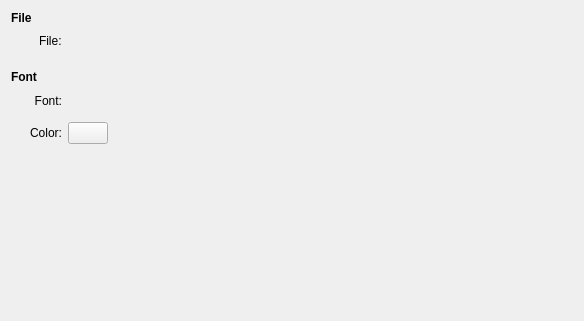
<?xml version="1.0" encoding="UTF-8"?>
<ui version="4.0">
 <class>fileWatcherConfig</class>
 <widget class="QWidget" name="fileWatcherConfig">
  <property name="geometry">
   <rect>
    <x>0</x>
    <y>0</y>
    <width>584</width>
    <height>321</height>
   </rect>
  </property>
  <property name="windowTitle">
   <string>Configure File Watcher</string>
  </property>
  <layout class="QGridLayout" name="gridLayout">
   <item row="0" column="0" colspan="2">
    <widget class="QLabel" name="label_4">
     <property name="font">
      <font>
       <weight>75</weight>
       <bold>true</bold>
      </font>
     </property>
     <property name="text">
      <string>File</string>
     </property>
    </widget>
   </item>
   <item row="1" column="0">
    <spacer name="horizontalSpacer">
     <property name="orientation">
      <enum>Qt::Horizontal</enum>
     </property>
     <property name="sizeType">
      <enum>QSizePolicy::Fixed</enum>
     </property>
     <property name="sizeHint" stdset="0">
      <size>
       <width>13</width>
       <height>20</height>
      </size>
     </property>
    </spacer>
   </item>
   <item row="1" column="2">
    <widget class="QLabel" name="label_2">
     <property name="text">
      <string>File:</string>
     </property>
     <property name="buddy">
      <cstring>pathUrlRequester</cstring>
     </property>
    </widget>
   </item>
   <item row="3" column="0" colspan="3">
    <widget class="QLabel" name="label_5">
     <property name="font">
      <font>
       <weight>75</weight>
       <bold>true</bold>
      </font>
     </property>
     <property name="text">
      <string>Font</string>
     </property>
    </widget>
   </item>
   <item row="4" column="0">
    <spacer name="horizontalSpacer_2">
     <property name="orientation">
      <enum>Qt::Horizontal</enum>
     </property>
     <property name="sizeType">
      <enum>QSizePolicy::Fixed</enum>
     </property>
     <property name="sizeHint" stdset="0">
      <size>
       <width>13</width>
       <height>22</height>
      </size>
     </property>
    </spacer>
   </item>
   <item row="4" column="1" colspan="2">
    <widget class="QLabel" name="label_6">
     <property name="text">
      <string>Font:</string>
     </property>
     <property name="alignment">
      <set>Qt::AlignRight|Qt::AlignTrailing|Qt::AlignVCenter</set>
     </property>
    </widget>
   </item>
   <item row="4" column="3">
    <widget class="KFontRequester" name="fontRequester"/>
   </item>
   <item row="6" column="1" colspan="2">
    <widget class="QLabel" name="label_7">
     <property name="text">
      <string>Color:</string>
     </property>
     <property name="alignment">
      <set>Qt::AlignRight|Qt::AlignTrailing|Qt::AlignVCenter</set>
     </property>
     <property name="buddy">
      <cstring>fontColorButton</cstring>
     </property>
    </widget>
   </item>
   <item row="6" column="3">
    <layout class="QHBoxLayout" name="horizontalLayout">
     <item>
      <widget class="KColorButton" name="fontColorButton"/>
     </item>
     <item>
      <spacer name="horizontalSpacer_3">
       <property name="orientation">
        <enum>Qt::Horizontal</enum>
       </property>
       <property name="sizeHint" stdset="0">
        <size>
         <width>40</width>
         <height>20</height>
        </size>
       </property>
      </spacer>
     </item>
    </layout>
   </item>
   <item row="9" column="3">
    <spacer name="verticalSpacer">
     <property name="orientation">
      <enum>Qt::Vertical</enum>
     </property>
     <property name="sizeHint" stdset="0">
      <size>
       <width>389</width>
       <height>71</height>
      </size>
     </property>
    </spacer>
   </item>
   <item row="2" column="2">
    <spacer name="verticalSpacer_2">
     <property name="orientation">
      <enum>Qt::Vertical</enum>
     </property>
     <property name="sizeType">
      <enum>QSizePolicy::Fixed</enum>
     </property>
     <property name="sizeHint" stdset="0">
      <size>
       <width>20</width>
       <height>13</height>
      </size>
     </property>
    </spacer>
   </item>
   <item row="7" column="2">
    <spacer name="verticalSpacer_3">
     <property name="orientation">
      <enum>Qt::Vertical</enum>
     </property>
     <property name="sizeType">
      <enum>QSizePolicy::Fixed</enum>
     </property>
     <property name="sizeHint" stdset="0">
      <size>
       <width>20</width>
       <height>13</height>
      </size>
     </property>
    </spacer>
   </item>
   <item row="1" column="3">
    <widget class="KUrlRequester" name="pathUrlRequester">
     <property name="fileDialogModality">
      <enum>Qt::NonModal</enum>
     </property>
    </widget>
   </item>
   <item row="5" column="2">
    <spacer name="verticalSpacer_4">
     <property name="orientation">
      <enum>Qt::Vertical</enum>
     </property>
     <property name="sizeType">
      <enum>QSizePolicy::Fixed</enum>
     </property>
     <property name="sizeHint" stdset="0">
      <size>
       <width>20</width>
       <height>4</height>
      </size>
     </property>
    </spacer>
   </item>
  </layout>
 </widget>
 <customwidgets>
  <customwidget>
   <class>KUrlRequester</class>
   <extends>QFrame</extends>
   <header>kurlrequester.h</header>
   <container>1</container>
  </customwidget>
  <customwidget>
   <class>KFontRequester</class>
   <extends>QWidget</extends>
   <header>kfontrequester.h</header>
  </customwidget>
  <customwidget>
   <class>KColorButton</class>
   <extends>QPushButton</extends>
   <header>kcolorbutton.h</header>
  </customwidget>
 </customwidgets>
 <connections/>
</ui>
